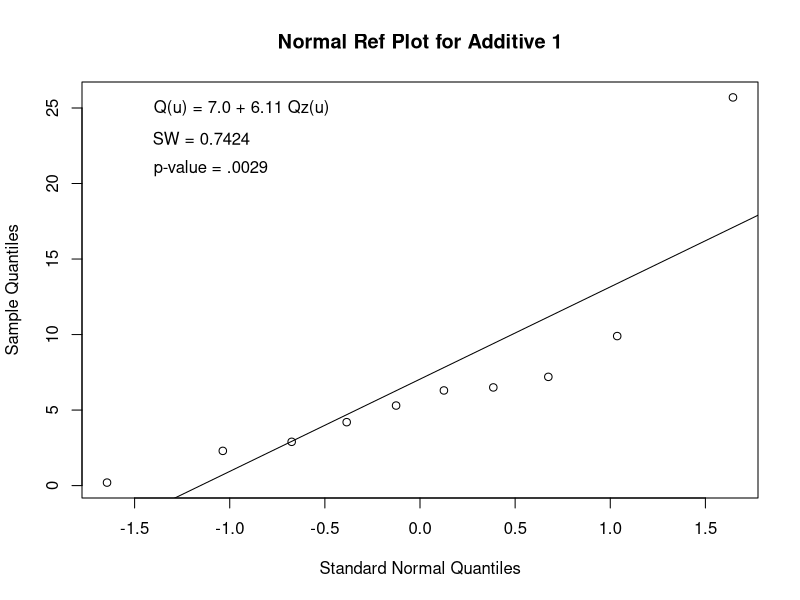
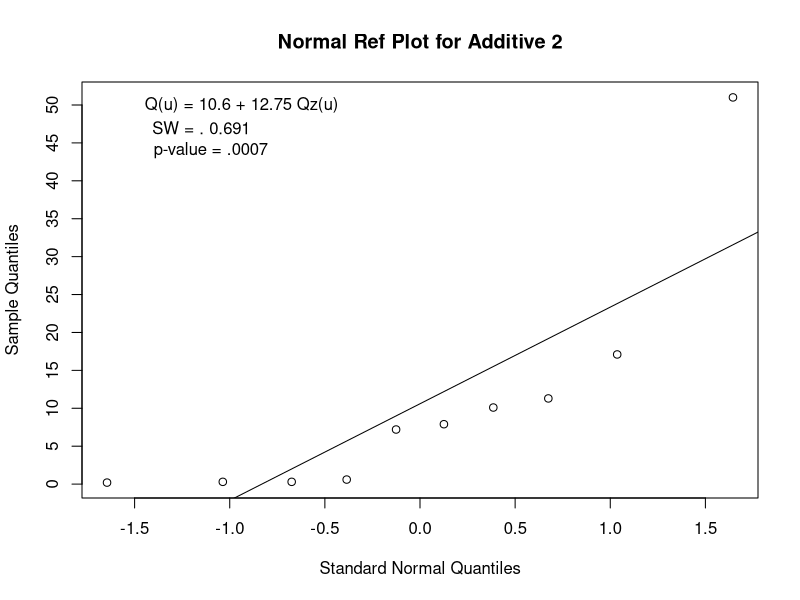
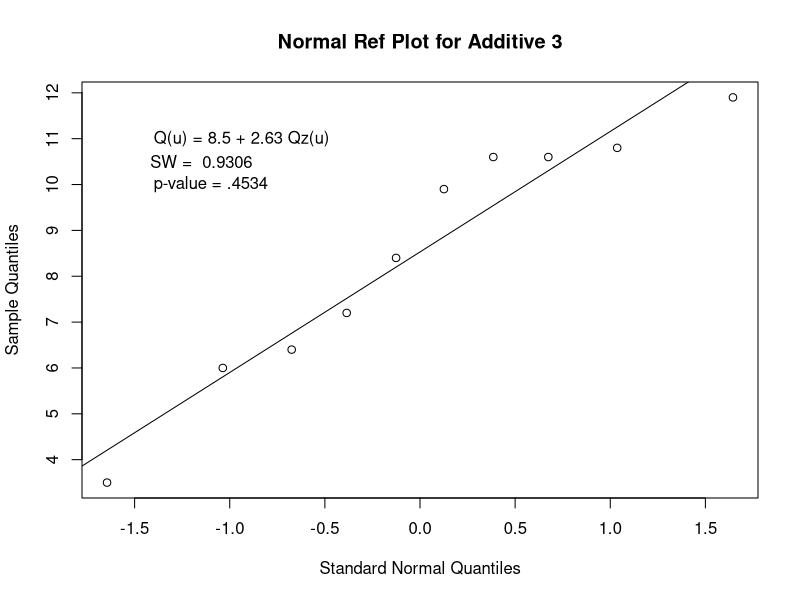

Write the R code that produced these figures, in order.
#postscript("u:/meth1/psfiles/bfl_expA1.ps",horizontal=FALSE)


y1=c(4.2,2.9,.2,25.7,6.3,7.2,2.3,9.9,5.3,6.5)
y2=c(.2,11.3,.3,17.1,51,10.1,.3,.6,7.9,7.2)
y3=c(7.2,6.4,9.9,3.5,10.6,10.8,10.6,8.4,6,11.9)
n1 = length(y1)
n2 = length(y2)
n3 = length(y3)
y = c(y1,y2,y3)
grp = c(rep(1,n1),rep(2,n2),rep(3,n3))
grp = as.factor(grp)

y1 = sort(y1)
y2 = sort(y2)
y3 = sort(y3)
n = length(y1)
i = seq(1,n,1)
ui = (i-.5)/n
z = qnorm(ui)
plot(z,y1,main="Normal Ref Plot for Additive 1",xlab="Standard Normal Quantiles",
ylab="Sample Quantiles")
par(lab=c(10,10,5))
abline(lm(y1~z))
sw=shapiro.test(y1)
sw
text(-0.95,25," Q(u) = 7.0 + 6.11 Qz(u)")
text(-1.15,23,"SW = 0.7424")
text(-1.1,21,"p-value = .0029")
lm(y1~z)

#graphics.off()

#postscript("u:/meth1/psfiles/bfl_expA2.ps",horizontal=FALSE)


plot(z,y2,main="Normal Ref Plot for Additive 2",xlab="Standard Normal Quantiles",
ylab="Sample Quantiles")
par(lab=c(10,10,5))
abline(lm(y2~z))
sw=shapiro.test(y2)
sw
text(-0.95,50," Q(u) = 10.6 + 12.75 Qz(u)")
text(-1.15,47,"SW = . 0.691")
text(-1.1,44,"p-value = .0007")
lm(y2~z)

#graphics.off()


#postscript("u:/meth1/psfiles/bfl_expA3.ps",horizontal=FALSE)

plot(z,y3,main="Normal Ref Plot for Additive 3",xlab="Standard Normal Quantiles",
ylab="Sample Quantiles")
par(lab=c(10,10,5))
abline(lm(y3~z))
sw=shapiro.test(y3)
sw
text(-0.95,11," Q(u) = 8.5 + 2.63 Qz(u)")
text(-1.15,10.5,"SW =  0.9306")
text(-1.1,10.0,"p-value = .4534")

lm(y3~z)

install.packages("car")
library(car)
leveneTest(y,grp)

#graphics.off()


